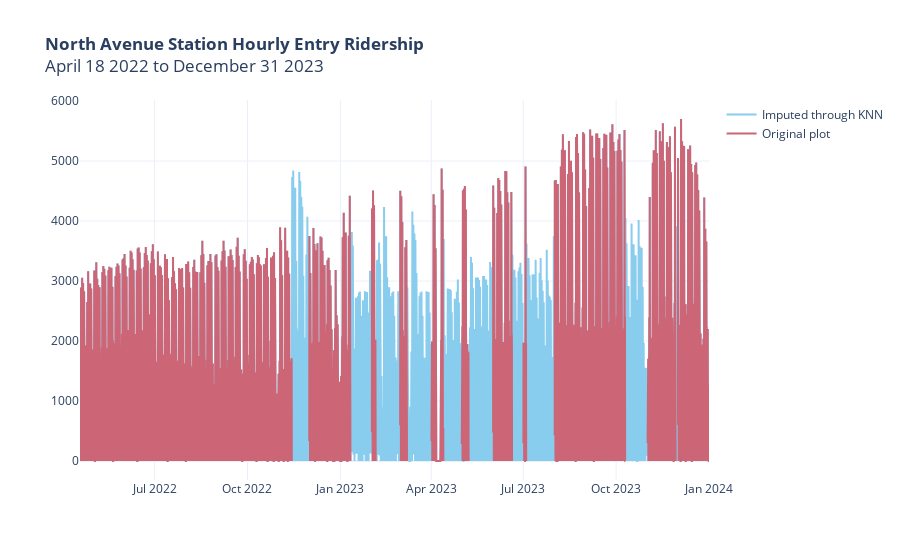

Notebook code for this chart:
### Markdown cell above
*b.) Line Plot of Entry Ridership with Imputed Values*

### Code cell
# Visualize the Hourly Entry Ridership with imputed values for North Avenue
# Initalize graph_objects figure
fig = go.Figure()

# Create line plot for the imputed North Avenue hourly entry ridership
fig.add_trace(go.Scatter(x=north_ave_df_res_knn.index, y=north_ave_df_res_knn.Entry,
                    mode='lines',
                    name='Imputed through KNN',
                    marker_color=color_discrete_sequence[0]))
# Create line plot for the original North Avenue hourly entry ridership
fig.add_trace(go.Scatter(x=station_dfs['North Ave'].index, y=station_dfs['North Ave'].Entry,
                    mode='lines',
                    name='Original plot',
                    marker_color=color_discrete_sequence[1]))
# Add title and integrate plotly template 
fig.update_layout(title="<b>North Avenue Station Hourly Entry Ridership</b><br>April 18 2022 to December 31 2023", template=template)

# Show figure
fig.show()

### Figure 1 — Plotly figure (JSON) as saved in the notebook; plotly's stock layout.template omitted (floating-point values rounded to 4 significant figures; data arrays with more than 128 entries replaced by an {"elided": "..."} marker saying what was removed)
{"data": [{"marker": {"color": "rgb(136, 204, 238)"}, "mode": "lines", "name": "Imputed through KNN", "type": "scatter", "x": {"elided": "12460 str values"}, "y": {"elided": "12460 float values"}}, {"marker": {"color": "rgb(204, 102, 119)"}, "mode": "lines", "name": "Original plot", "type": "scatter", "x": {"elided": "12460 str values"}, "y": {"elided": "12460 int values"}}], "layout": {"title": {"text": "<b>North Avenue Station Hourly Entry Ridership</b><br>April 18 2022 to December 31 2023"}}}
